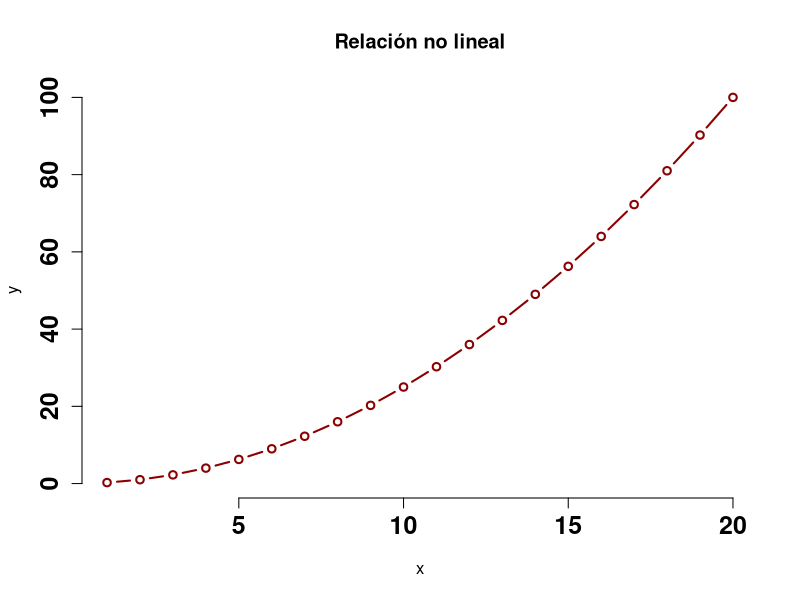
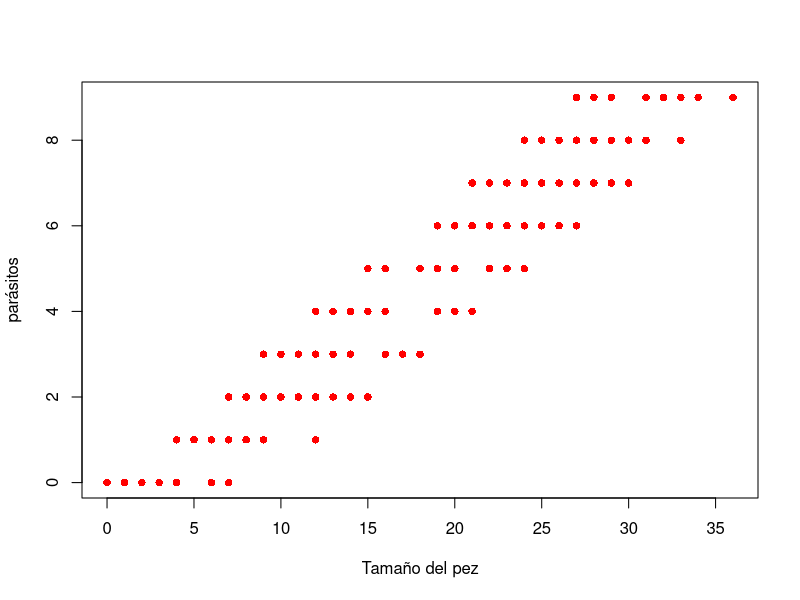

Reproduce these figures in R, in order. (Note: this script raises an error after producing the figures.)
## ---- chunk 1
knitr::opts_chunk$set(echo = FALSE)
## ---- chunk 2
# No existe una relación lineal

set.seed(123)
x <- 1:20
y <- (1/4) * x^2 # Funcion monotona creciente

plot(x, y, type = 'b', main = 'Relación no lineal', frame.plot = FALSE, col = "dark red", lwd=2, font=2, cex.axis = 1.5)
## ---- chunk 3
# Parásitos es variable discreta.

set.seed(0)
x <- trunc(runif(200)*10)
y <- x * 3 + trunc(runif(200)*10)
plot(y,x,pch=16, xlab = "Tamaño del pez", ylab = "parásitos", col = "red")
## ---- chunk 4
knitr::include_graphics("No_par.png")
## ---- chunk 5
knitr::include_graphics("pareadas.png")
## ---- chunk 6
knitr::include_graphics("multiple.png")
## ---- chunk 7
knitr::include_graphics("Rmarkdown.png")
## ---- chunk 8
knitr::include_graphics("Reportes.png")
## ---- chunk 9
knitr::include_graphics("Rmarkdown1.png")
## ---- chunk 10
knitr::include_graphics("Rmarkdown2.png")
